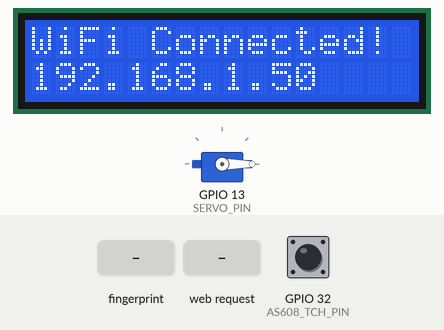
This program was run on a simulated ESP32. On the bench: 16×2 character LCD, servo. The inputs (shaded band) are chosen by the test bench; at power-on: GPIO 32 (AS608_TCH_PIN) HIGH. WiFi joins after 1.5 s; servers stay silent unless stated; uploads are accepted with an empty reply; what the program prints to the serial monitor is not drawn.

Above: at 2.7 s.
At 5.8 s:
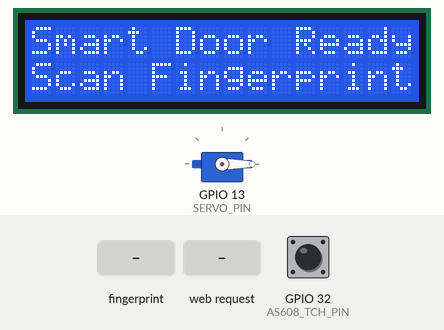
5.9 s: finger stored as number 1 placed on the sensor
At 7.4 s:
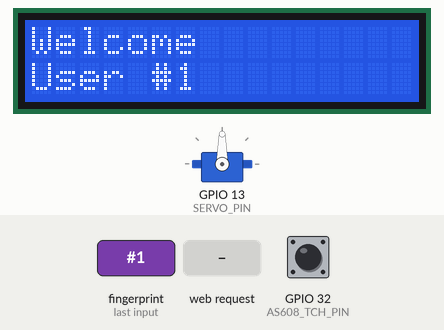
7.7 s: HTTP request GET /open_door received
At 10.0 s:
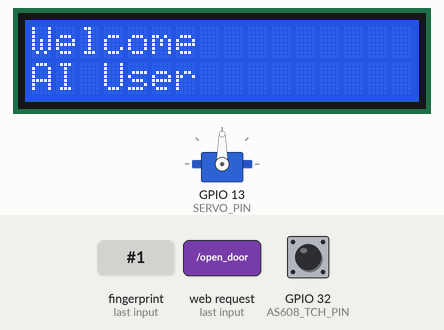
10.7 s: HTTP request GET /open_door?name=1 received
At 13.2 s:
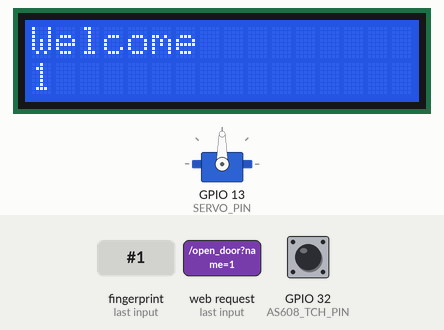
Timing chart, 0 to 17.1 s (numbered marks = the images above; inputs shaded):
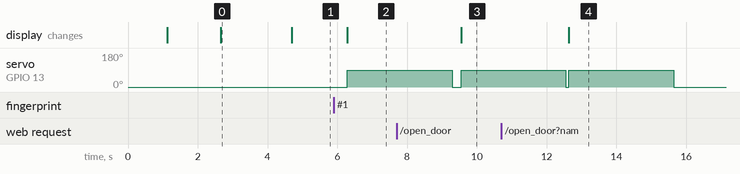

Measured:
- after the input at 5.9 s, servo on GPIO 13 (SERVO_PIN): 0° → 90° after 0.39 s; the display: changes after 0.39 s (image 2)
- after the input at 7.7 s, the display: changes after 1.8 s (image 3)
- after the input at 10.7 s, the display: changes after 1.9 s (image 4)
- what the display in image 0 shows lasts 2.0 s, from 2.7 s to 4.7 s

The program:

main.cpp
```cpp
#include <Arduino.h>
#include "config.h"
#include "lcd_module.h"
#include "servo_module.h"
#include "fingerprint_module.h"
#include "network_module.h"

void setup() {
    Serial.begin(115200);

    // 1. Khởi tạo LCD đầu tiên để có thể hiển thị thông báo/lỗi phần cứng sau đó
    LCDModule::init();
    LCDModule::printMessage("System Booting", "Please wait...");
    delay(1000);

    // 2. Khởi tạo Servo chốt cửa (đưa về vị trí khóa an toàn 0 độ)
    servo_init();

    // 3. Khởi tạo cảm biến vân tay AS608 (báo lỗi lên LCD nếu không tìm thấy cảm biến)
    init_fingerprint();

    // 4. Khởi tạo kết nối WiFi và WebServer nhận lệnh từ AI
    network_init();

    // Hệ thống hoàn tất khởi động và sẵn sàng hoạt động
    LCDModule::printMessage("Smart Door Ready", "Scan Fingerprint");
}

void loop() {
    // 1. Lắng nghe liên tục các lệnh mở cửa từ Camera AI qua WebServer
    network_handle();

    // 2. Kiểm tra cảm biến vân tay cục bộ
    int finger_id = scan_fingerprint();
    if (finger_id > 0) {
        // Gửi dữ liệu điểm danh lên máy chủ
        send_attendance_log(finger_id);

        // Khôi phục lại trạng thái màn hình chờ sau chu trình mở cửa
        LCDModule::printMessage("Smart Door Ready", "Scan Fingerprint");
    }
}
```

fingerprint_module.h
```cpp
#ifndef FINGERPRINT_MODULE_H
#define FINGERPRINT_MODULE_H

#include <Arduino.h>

/**
 * @brief Khởi tạo module vân tay AS608 qua HardwareSerial(2) và kiểm tra kết nối cảm biến.
 * @return true nếu kết nối thành công, false nếu lỗi (kèm báo lỗi trên LCD).
 */
bool init_fingerprint();

/**
 * @brief Kiểm tra và quét vân tay người dùng.
 * Hàm CHỈ thực hiện giao tiếp UART với cảm biến khi chân TCH ở mức HIGH.
 * - Nhận diện thành công: Gọi unlock_door() và trả về ID vân tay.
 * - Nhận diện thất bại hoặc lỗi: Báo lỗi lên LCD và trả về -1.
 *
 * @return int ID của vân tay nếu khớp (> 0), -1 nếu không có ngón tay hoặc xác thực thất bại.
 */
int scan_fingerprint();

#endif // FINGERPRINT_MODULE_H
```

network_module.h
```cpp
#ifndef NETWORK_MODULE_H
#define NETWORK_MODULE_H

#include <Arduino.h>

/**
 * @brief Khởi tạo kết nối WiFi, in IP ra màn hình LCD và cấu hình WebServer cổng 80.
 */
void network_init();

/**
 * @brief Xử lý lắng nghe các yêu cầu HTTP gửi đến WebServer (gọi trong hàm loop()).
 */
void network_handle();

/**
 * @brief Gửi nhật ký điểm danh (attendance log) lên Server Backend qua giao thức HTTP POST.
 *
 * @param finger_id ID vân tay được xác thực thành công.
 * @return true nếu gửi thành công (HTTP 200/201), false nếu thất bại hoặc mất kết nối.
 */
bool send_attendance_log(int finger_id);

#endif // NETWORK_MODULE_H
```

servo_module.h
```cpp
#ifndef SERVO_MODULE_H
#define SERVO_MODULE_H

#include <Arduino.h>

/**
 * @brief Khởi tạo module Servo và cấu hình timer PWM cho ESP32.
 */
void servo_init();

/**
 * @brief Mở khóa cửa:
 * 1. Gọi hàm hiển thị LCD để báo "Welcome" / user_name.
 * 2. Quay servo tới góc 90 độ (mở cửa).
 * 3. Chờ 3 giây rồi quay về góc 0 độ (đóng cửa).
 *
 * @param user_name Tên người dùng cần hiển thị chào mừng.
 */
void unlock_door(String user_name);

#endif // SERVO_MODULE_H
```

fingerprint_module.cpp
```cpp
#include "fingerprint_module.h"
#include "config.h"
#include "lcd_module.h"
#include "servo_module.h"
#include <Adafruit_Fingerprint.h>

// Sử dụng cổng HardwareSerial 2 của ESP32 để giao tiếp với AS608
static HardwareSerial fpSerial(2);
static Adafruit_Fingerprint finger(&fpSerial);

bool init_fingerprint() {
    // Cấu hình chân cảm ứng TCH làm ngõ vào
    pinMode(AS608_TCH_PIN, INPUT);

    // Khởi động HardwareSerial(2) với Baudrate và chân RX, TX từ config.h
    fpSerial.begin(AS608_BAUD_RATE, SERIAL_8N1, AS608_RX_PIN, AS608_TX_PIN);

    // Kiểm tra kết nối với cảm biến vân tay
    if (finger.verifyPassword()) {
        return true;
    } else {
        // Cảm biến không phản hồi hoặc sai mật khẩu giao tiếp
        LCDModule::printMessage("AS608 Error!", "Check Sensor");
        return false;
    }
}

int scan_fingerprint() {
    // TỐI ƯU HIỆU NĂNG:
    // CHỈ tiến hành giao tiếp UART với cảm biến nếu chân TCH đang ở mức HIGH (có ngón tay chạm)
    if (digitalRead(AS608_TCH_PIN) != HIGH) {
        return -1;
    }

    // 1. Chụp ảnh ngón tay
    uint8_t p = finger.getImage();
    if (p != FINGERPRINT_OK) {
        return -1;
    }

    // 2. Chuyển đổi hình ảnh sang file đặc trưng (Template)
    p = finger.image2Tz();
    if (p != FINGERPRINT_OK) {
        LCDModule::printMessage("Scan Error", "Please Try Again");
        delay(1500);
        return -1;
    }

    // 3. Tìm kiếm trong bộ nhớ vân tay của AS608
    p = finger.fingerSearch();
    if (p == FINGERPRINT_OK) {
        // Nhận diện thành công: Mở khóa và chào mừng
        String userName = "User #" + String(finger.fingerID);
        unlock_door(userName);
        return finger.fingerID;
    } else if (p == FINGERPRINT_NOTFOUND) {
        // Không tìm thấy vân tay trong dữ liệu lưu trữ
        LCDModule::printMessage("Access Denied", "Invalid Finger");
        delay(2000);
        return -1;
    } else {
        // Lỗi giao tiếp khác
        LCDModule::printMessage("Auth Error", "Please Retry");
        delay(1500);
        return -1;
    }
}
```

network_module.cpp
```cpp
#include "network_module.h"
#include "config.h"
#include "lcd_module.h"
#include "servo_module.h"

#include <WiFi.h>
#include <WebServer.h>
#include <HTTPClient.h>

// WebServer chạy tại cổng 80 chuẩn HTTP
static WebServer server(80);

void network_init() {
    // 1. Kết nối WiFi
    LCDModule::printMessage("Connecting WiFi", WIFI_SSID);
    WiFi.mode(WIFI_STA);
    WiFi.begin(WIFI_SSID, WIFI_PASS);

    unsigned long startAttemptTime = millis();

    // Chờ kết nối WiFi với cơ chế timeout cấu hình từ config.h
    while (WiFi.status() != WL_CONNECTED && millis() - startAttemptTime < WIFI_TIMEOUT_MS) {
        delay(500);
    }

    if (WiFi.status() == WL_CONNECTED) {
        // Kết nối thành công: In địa chỉ IP cục bộ lên LCD
        String ipStr = WiFi.localIP().toString();
        LCDModule::printMessage("WiFi Connected!", ipStr);
        delay(2000);
    } else {
        // Báo lỗi kết nối nếu quá thời gian chờ
        LCDModule::printMessage("WiFi Failed!", "Check AP/Router");
        delay(2000);
    }

    // 2. Cấu hình định tuyến (Route) WebServer
    // Route: GET /open_door?name=...
    server.on("/open_door", HTTP_GET, []() {
        String userName = "AI User";
        if (server.hasArg("name") && server.arg("name").length() > 0) {
            userName = server.arg("name");
        }

        // Tạo chuỗi JSON phản hồi
        String jsonResponse = "{\"status\":\"success\",\"message\":\"Door unlocked\",\"user\":\"" + userName + "\"}";

        // Phản hồi HTTP 200 JSON cho client trước để tránh timeout kết nối mạng
        server.send(200, "application/json", jsonResponse);

        // Kích hoạt chu trình mở cửa, hiển thị lời chào trên LCD và xoay servo
        unlock_door(userName);
    });

    // Bắt đầu lắng nghe request
    server.begin();
}

void network_handle() {
    // Luôn xử lý các kết nối HTTP đến trong vòng lặp chính
    server.handleClient();
}

bool send_attendance_log(int finger_id) {
    if (WiFi.status() != WL_CONNECTED) {
        Serial.println("[Network] WiFi not connected. Cannot send log.");
        return false;
    }

    HTTPClient http;
    // Endpoint gửi log điểm danh: <SERVER_URL>/api/attendance
    String endpoint = String(SERVER_URL) + "/api/attendance";

    http.begin(endpoint);
    http.addHeader("Content-Type", "application/json");

    // Chuẩn bị payload JSON
    String jsonPayload = "{\"finger_id\":" + String(finger_id) + "}";

    int httpResponseCode = http.POST(jsonPayload);
    bool isSuccess = false;

    if (httpResponseCode > 0) {
        Serial.printf("[Network] Attendance log sent, HTTP code: %d\n", httpResponseCode);
        if (httpResponseCode == HTTP_CODE_OK || httpResponseCode == HTTP_CODE_CREATED) {
            isSuccess = true;
        }
    } else {
        Serial.printf("[Network] POST failed, error: %s\n", http.errorToString(httpResponseCode).c_str());
    }

    http.end();
    return isSuccess;
}
```

servo_module.cpp
```cpp
#include "servo_module.h"
#include "config.h"
#include "lcd_module.h"
#include <ESP32Servo.h>

// Đối tượng điều khiển động cơ Servo
static Servo doorServo;

void servo_init() {
    // Phân bổ các bộ định thời (Hardware Timers) chuẩn cho ESP32 PWM
    // Giúp tránh xung đột timer giữa Servo với các tác vụ PWM khác
    ESP32PWM::allocateTimer(0);
    ESP32PWM::allocateTimer(1);
    ESP32PWM::allocateTimer(2);
    ESP32PWM::allocateTimer(3);

    // Cài đặt tần số tiêu chuẩn cho Servo (50Hz)
    doorServo.setPeriodHertz(50);

    // Gắn chân PWM từ config.h (GPIO13) với độ rộng xung chuẩn (500us - 2400us)
    doorServo.attach(SERVO_PIN, 500, 2400);

    // Mặc định ban đầu đưa servo về góc khóa (0 độ)
    doorServo.write(SERVO_LOCK_ANGLE);
}

void unlock_door(String user_name) {
    // 1. Hiển thị thông báo trên LCD: Dòng 1 "Welcome", Dòng 2: tên người dùng
    LCDModule::printMessage("Welcome", user_name);

    // 2. Quay servo tới góc 90 độ (Mở cửa)
    doorServo.write(SERVO_UNLOCK_ANGLE);

    // 3. Chờ 3 giây rồi quay về góc 0 độ (Đóng cửa)
    delay(3000);
    doorServo.write(SERVO_LOCK_ANGLE);
}
```

config.h
```cpp
#ifndef CONFIG_H
#define CONFIG_H

#include <Arduino.h>

// =============================================================================
// CẤU HÌNH PHẦN CỨNG & SƠ ĐỒ CHÂN (PINOUT)
// =============================================================================

// 1. Cảm biến vân tay quang học AS608 (Giao tiếp UART2)
// Sơ đồ kết nối chéo:
// ESP32 RX2 (GPIO 16) <--- AS608 TX
// ESP32 TX2 (GPIO 17) ---> AS608 RX
#define AS608_RX_PIN        16      // Chân RX2 của ESP32 kết nối với chân TX của AS608
#define AS608_TX_PIN        17      // Chân TX2 của ESP32 kết nối với chân RX của AS608
#define AS608_TCH_PIN       32      // Chân cảm ứng phát hiện ngón tay (Touch / Interrupt)
#define AS608_BAUD_RATE     57600   // Tốc độ Baud mặc định của AS608

// 2. Màn hình LCD 1602 giao tiếp I2C
#define LCD_SDA_PIN         21      // Chân dữ liệu I2C SDA
#define LCD_SCL_PIN         22      // Chân xung nhịp I2C SCL
#define LCD_I2C_ADDR        0x27    // Địa chỉ I2C mặc định (thường là 0x27 hoặc 0x3F)
#define LCD_COLS            16      // Số cột của LCD
#define LCD_ROWS            2       // Số dòng của LCD

// 3. Động cơ Servo chốt khóa cửa (Điều khiển PWM)
#define SERVO_PIN           13      // Chân phát xung PWM điều khiển Servo
#define SERVO_LOCK_ANGLE    0       // Góc đóng chốt cửa (độ)
#define SERVO_UNLOCK_ANGLE  90      // Góc mở chốt cửa (độ)
#define DOOR_UNLOCK_TIME_MS 5000    // Thời gian giữ mở khóa trước khi tự động đóng (ms)

// =============================================================================
// CẤU HÌNH KẾT NỐI MẠNG & SERVER BACKEND
// =============================================================================

// Cấu hình mạng WiFi
#define WIFI_SSID           "YOUR_WIFI_SSID"
#define WIFI_PASS           "YOUR_WIFI_PASSWORD"
#define WIFI_TIMEOUT_MS     10000   // Thời gian timeout khi kết nối WiFi (ms)

// Cấu hình URL Server Backend / API
#define SERVER_URL          "http://192.168.1.100:5000"

#endif // CONFIG_H
```

lcd_module.h
```cpp
#ifndef LCD_MODULE_H
#define LCD_MODULE_H

#include <Arduino.h>
#include "config.h"

/**
 * @brief Module điều khiển màn hình LCD 1602 giao tiếp I2C.
 */
class LCDModule {
public:
    /**
     * @brief Khởi tạo giao tiếp I2C trên ESP32 (SDA, SCL) và cấu hình màn hình LCD.
     */
    static void init();

    /**
     * @brief In thông báo hiển thị trên 2 dòng của LCD.
     * @param line1 Nội dung dòng 1 (tối đa 16 ký tự).
     * @param line2 Nội dung dòng 2 (tối đa 16 ký tự, mặc định để trống).
     */
    static void printMessage(const String& line1, const String& line2 = "");

    /**
     * @brief Xóa toàn bộ nội dung hiển thị trên màn hình LCD.
     */
    static void clear();

    /**
     * @brief Bật hoặc tắt đèn nền (backlight) của màn hình LCD.
     * @param enable true để bật, false để tắt.
     */
    static void setBacklight(bool enable);
};

#endif // LCD_MODULE_H
```

lcd_module.cpp
```cpp
#include "lcd_module.h"
#include <Wire.h>
#include <LiquidCrystal_I2C.h>

// Khởi tạo đối tượng LCD với địa chỉ I2C và kích thước từ config.h
static LiquidCrystal_I2C lcd(LCD_I2C_ADDR, LCD_COLS, LCD_ROWS);

void LCDModule::init() {
    // Khởi tạo bus I2C với chân SDA và SCL được cấu hình cho ESP32
    Wire.begin(LCD_SDA_PIN, LCD_SCL_PIN);

    // Khởi động màn hình LCD
    lcd.init();
    lcd.backlight();
    lcd.clear();
}

void LCDModule::printMessage(const String& line1, const String& line2) {
    // Đệm thêm khoảng trắng để ghi đè sạch các ký tự cũ mà không cần gọi lcd.clear() (tránh giật/nhấp nháy)
    String paddedLine1 = line1;
    while (paddedLine1.length() < LCD_COLS) {
        paddedLine1 += ' ';
    }
    lcd.setCursor(0, 0);
    lcd.print(paddedLine1.substring(0, LCD_COLS));

    String paddedLine2 = line2;
    while (paddedLine2.length() < LCD_COLS) {
        paddedLine2 += ' ';
    }
    lcd.setCursor(0, 1);
    lcd.print(paddedLine2.substring(0, LCD_COLS));
}

void LCDModule::clear() {
    lcd.clear();
}

void LCDModule::setBacklight(bool enable) {
    if (enable) {
        lcd.backlight();
    } else {
        lcd.noBacklight();
    }
}
```
